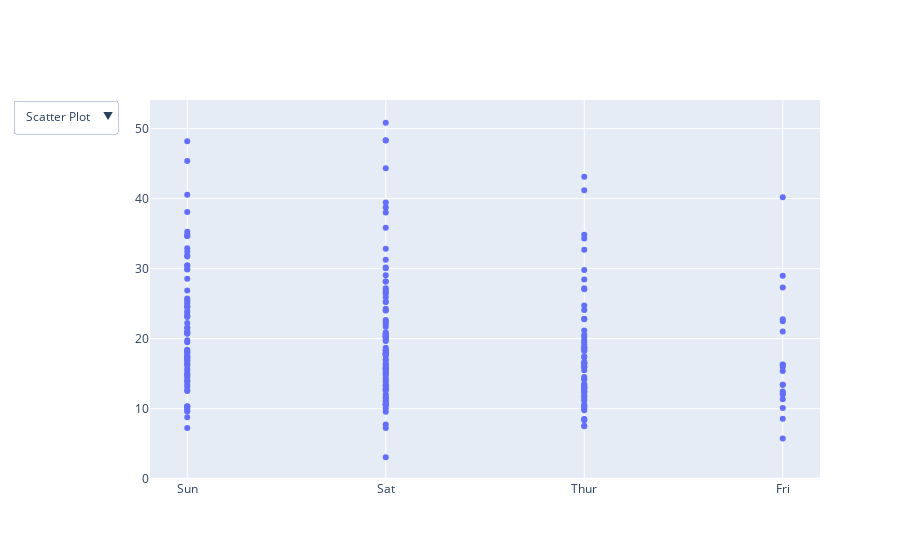

The code cell stored with this chart in its notebook:
### Code cell
# Dropdown Menu

plot = px.Figure(data = [
    px.Scatter(x = tips_df['day'], y=tips_df['total_bill'],
              mode='markers')
])

plot.update_layout(
    updatemenus = [
        dict(
            direction = "down",
            buttons = list([
                dict(
                    args = ['type', 'scatter'],
                    label = 'Scatter Plot',
                    method = 'restyle'
                ),
                dict(
                    args = ['type', 'bar'],
                    label = 'Bar Plot',
                    method = 'restyle'
                )
            ]),
        )
    ]
)

plot.show()

### Figure 1 — Plotly figure (JSON) as saved in the notebook; plotly's stock layout.template omitted (floating-point values rounded to 4 significant figures; data arrays with more than 128 entries replaced by an {"elided": "..."} marker saying what was removed)
{"data": [{"mode": "markers", "type": "scatter", "x": {"elided": "244 str values"}, "y": {"elided": "244 float values"}}], "layout": {"updatemenus": [{"buttons": [{"args": ["type", "scatter"], "label": "Scatter Plot", "method": "restyle"}, {"args": ["type", "bar"], "label": "Bar Plot", "method": "restyle"}], "direction": "down"}]}}
